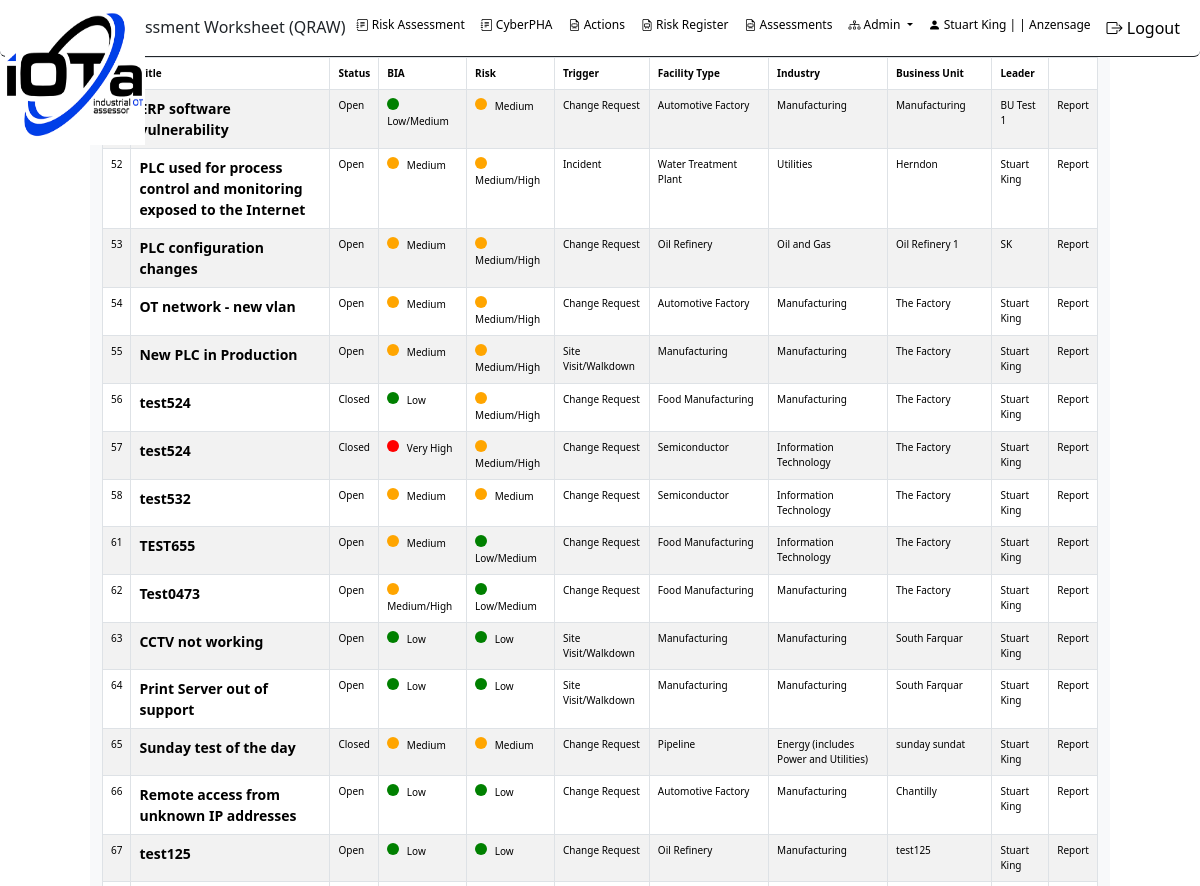
/OTRisk/qraw (signed in, upper part), run on an earlier commit of the app's database.
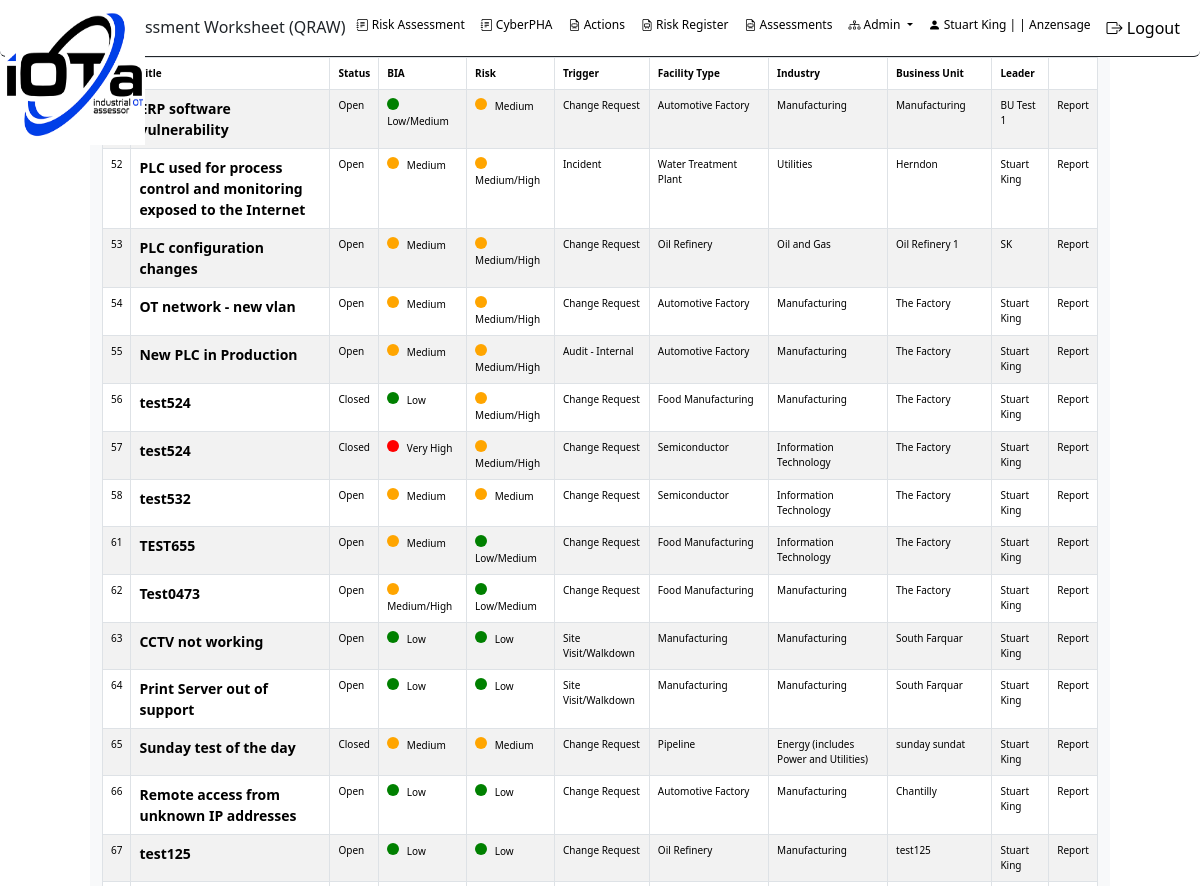
And on a later commit of the database.
### OTRisk/models/raw.py (models this page shows)
class RAWorksheet(models.Model):
    ID = models.AutoField(primary_key=True)
    RATitle = models.CharField(max_length=255)
    RADescription = models.CharField(max_length=255)
    RADate = models.CharField(max_length=255)
    RASynopsis = models.CharField(max_length=255)
    UserID = models.IntegerField()
    STATUS_CHOICES = [
        ("Open", "Open"),
        ("Closed", "Closed"),
    ]
    StatusFlag = models.CharField(max_length=6, choices=STATUS_CHOICES, default='Open')
    RATrigger = models.CharField(max_length=25)
    AssessorName = models.CharField(max_length=50)
    BusinessUnit = models.CharField(max_length=50)
    BusinessUnitType = models.CharField(max_length=50)
    EmployeeCount = models.IntegerField(null=True, default=0)
    RegulatoryOversight = models.CharField(max_length=5)
    WalkdownID = models.IntegerField()
    industry = models.CharField(max_length=30)
    cyberPHAID = models.IntegerField(default=0)
    organization = models.ForeignKey(Organization, on_delete=models.CASCADE)
    revenue = models.IntegerField()
    insurance = models.IntegerField()
    deductable = models.IntegerField()
    deleted = models.IntegerField()
    class Meta:
        db_table = 'tblRAWorksheet'

### OTRisk/raw_views.py (the view, shortened to what this page needs)
# urls.py: path('qraw', views.qraw, name='qraw'),
@login_required
def qraw(request):
    org_id = get_user_organization_id(request)
    saved_worksheet_id = None
    try:
        org_defaults = OrganizationDefaults.objects.get(organization_id=org_id)
        industry_id = org_defaults.industry_id  # Access the industry_id field
    except OrganizationDefaults.DoesNotExist:
        industry_id = None
    raws = RAWorksheet.objects.filter(organization_id=org_id, deleted=0)
    for raw in raws:
        worksheet_id = raw.ID
        business_impact_score = calculate_business_impact_score(worksheet_id)
        total_risk_score = calculate_total_risk_score(worksheet_id)
        raw.business_impact_score = business_impact_score
        raw.total_risk_score = total_risk_score
    for raw in raws:
        business_impact_score = raw.business_impact_score
        total_risk_score = raw.total_risk_score
        bia_text = map_score_to_text(business_impact_score)
        risk_text = map_riskscore_to_text(total_risk_score)
        raw.bia_text = bia_text
        raw.risk_text = risk_text
    facilities = FacilityType.objects.all().order_by('FacilityType')
    industries = tblIndustry.objects.all().order_by('Industry')
    threatsources = tblThreatSources.objects.all().order_by('ThreatSource')
    mitreTactics = MitreICSTactics.objects.all().order_by('tactic')
    mitreMitigations = MitreICSMitigations.objects.all().order_by('id')
    scenario_form = RAWorksheetScenarioForm()
    return render(request, 'qraw.html',
                  {'raws': raws,
                   'facilities': facilities,
                   'industries': industries,
                   'threatsources': threatsources,
                   'mitreTactics': mitreTactics,
                   'mitreMitigations': mitreMitigations,
                   'scenario_form': scenario_form,
                   'saved_worksheet_id': saved_worksheet_id,
                   'org_defaults': org_defaults})

### OTRisk/dashboard_views.py (called while the page is built)
def get_user_organization_id(request):
    user_profile = UserProfile.objects.get(user=request.user)
    request.session['user_organization'] = user_profile.organization.id
    return user_profile.organization.id

### OTRisk/raw_views.py (called while the page is built)
def calculate_total_risk_score(ra_worksheet_id):
    try:
        ra_worksheet = RAWorksheet.objects.get(ID=ra_worksheet_id)
        scenarios = RAWorksheetScenario.objects.filter(RAWorksheetID=ra_worksheet)
        total_risk_score = 0
        scenario_count = 0
        for scenario in scenarios:
            total_risk_score += getattr(scenario, 'RiskScore', 0)
            scenario_count += 1
        if scenario_count > 0:
            average_risk_score = total_risk_score / scenario_count
        else:
            return 0
        total_risk_score = min(average_risk_score, 10)
        return total_risk_score
    except RAWorksheet.DoesNotExist:
        return None

def map_score_to_text(score):
    if score < 20:
        return 'Low'
    elif score < 40:
        return 'Low/Medium'
    elif score < 60:
        return 'Medium'
    elif score < 80:
        return 'Medium/High'
    elif score < 95:
        return 'High'
    else:
        return 'Very High'

### OTRisk/templates/OTRisk/qraw.html (shortened to what the changed rows need)
{% load static %}
<!DOCTYPE html>
<html lang="">
<head>
    <link rel="stylesheet" type="text/css" href="{%  static 'css/qraw.css' %}">
<link rel="stylesheet" href="https://cdnjs.cloudflare.com/ajax/libs/bootstrap-select/1.13.1/css/bootstrap-select.min.css">
<link href="https://cdn.jsdelivr.net/npm/bootstrap-icons@1.7.1/font/bootstrap-icons.css" rel="stylesheet">
    <link rel="stylesheet" href="https://cdn.datatables.net/1.10.2/css/jquery.dataTables.min.css">
    <link href="https://cdn.jsdelivr.net/npm/select2@4.1.0-beta.1/dist/css/select2.min.css" rel="stylesheet" />
{% load django_bootstrap5 %}
 {% bootstrap_css %}
</head>
<body>
<form name="frmRAW" id="frmRAW" method="POST" action="{% url 'OTRisk:qraw' %}">
<div class="row">
    <div class="col-md-10 bg-light">
        <table id="rawtable" class="table table-striped table-bordered" style="font-size: 10px">
        <thead style="background-color: #2c2c2c; color: white">
            <tr>
                <th width="20%">Title</th>
                <th>Status</th>
                <th>BIA</th>
                <th>Risk</th>
                <th>Trigger</th>
                <th>Facility Type</th>
                <th>Industry</th>
                <th>Business Unit</th>
                <th>Leader</th>
                <th></th>
            </tr>
        </thead>
        <tbody>
            {% for raws in raws %}
                <tr class="selectable-row"
                    data-id="{{ raw.ID }}"
                    data-revenue="{{ raws.revenue }}"
                    data-insurance="{{ raws.insurance }}"
                    data-deductable="{{ raws.deductable }}">
                    <td>{{ raws.ID }}</td>
                    <td style="font-size: 14px"><b>{{ raws.RATitle }}</b></td>
                    <td>{{ raws.StatusFlag }}</td>
                    <td>
                        {% if raws.bia_text == 'Low' or raws.bia_text == 'Low/Medium' %}
                            <span class="green-circle"></span>
                        {% elif raws.bia_text == 'Medium' or raws.bia_text == 'Medium/High' %}
                            <span class="orange-circle"></span>
                        {% elif raws.bia_text == 'High' or raws.bia_text == 'Very High' %}
                            <span class="red-circle"></span>
                        {% endif %}
                        {{ raws.bia_text }}
                    </td>
                    <td>
                        {% if raws.risk_text == 'Low' or raws.risk_text == 'Low/Medium' %}
                            <span class="green-circle"></span>
                        {% elif raws.risk_text == 'Medium' or raws.risk_text == 'Medium/High' %}
                            <span class="orange-circle"></span>
                        {% elif raws.risk_text == 'High' or raws.risk_text == 'Very High' %}
                            <span class="red-circle"></span>
                        {% endif %}
                        {{ raws.risk_text }}
                    </td>
                    <td>{{ raws.RATrigger }}</td>
                    <td>{{ raws.BusinessUnitType }}</td>
                    <td>{{ raws.industry }}</td>
                    <td>{{ raws.BusinessUnit }}</td>
                    <td>{{ raws.AssessorName }}</td>
                    <td><a class="dropdown-item" href="{% url 'OTRisk:qraw_reports'  qraw_id=raws.ID  %}">Report</a></td>
                </tr>
            {% endfor %}
        </tbody>
        </table>
    </div>
</div>
</form>
</body>
</html>

What changed in the data, as far as the page shows it:
changed RAWorksheet "New PLC in Production": RATrigger "Site Visit/Walkdown" → "Audit - Internal"; BusinessUnitType "Manufacturing" → "Automotive Factory"
